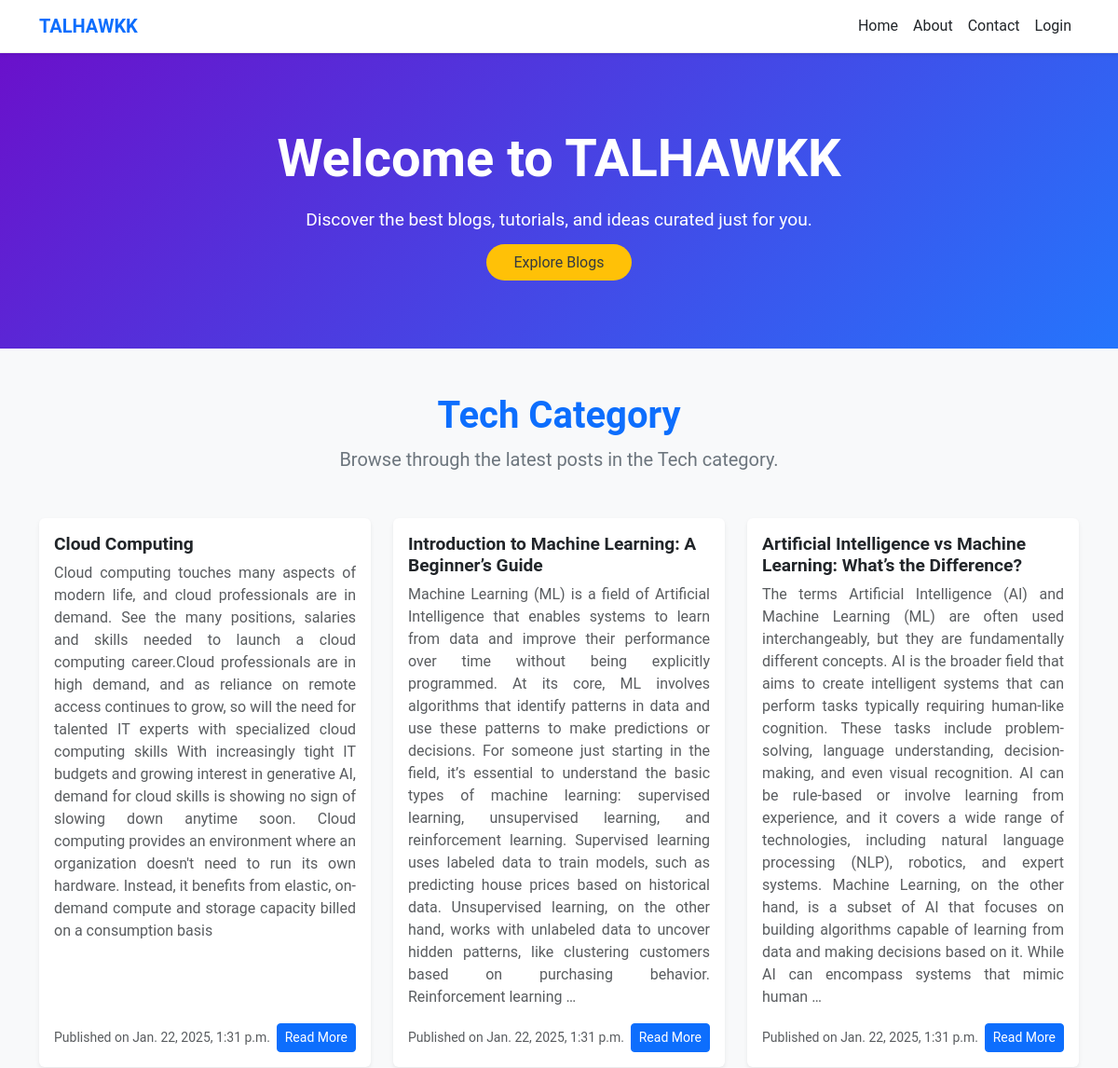
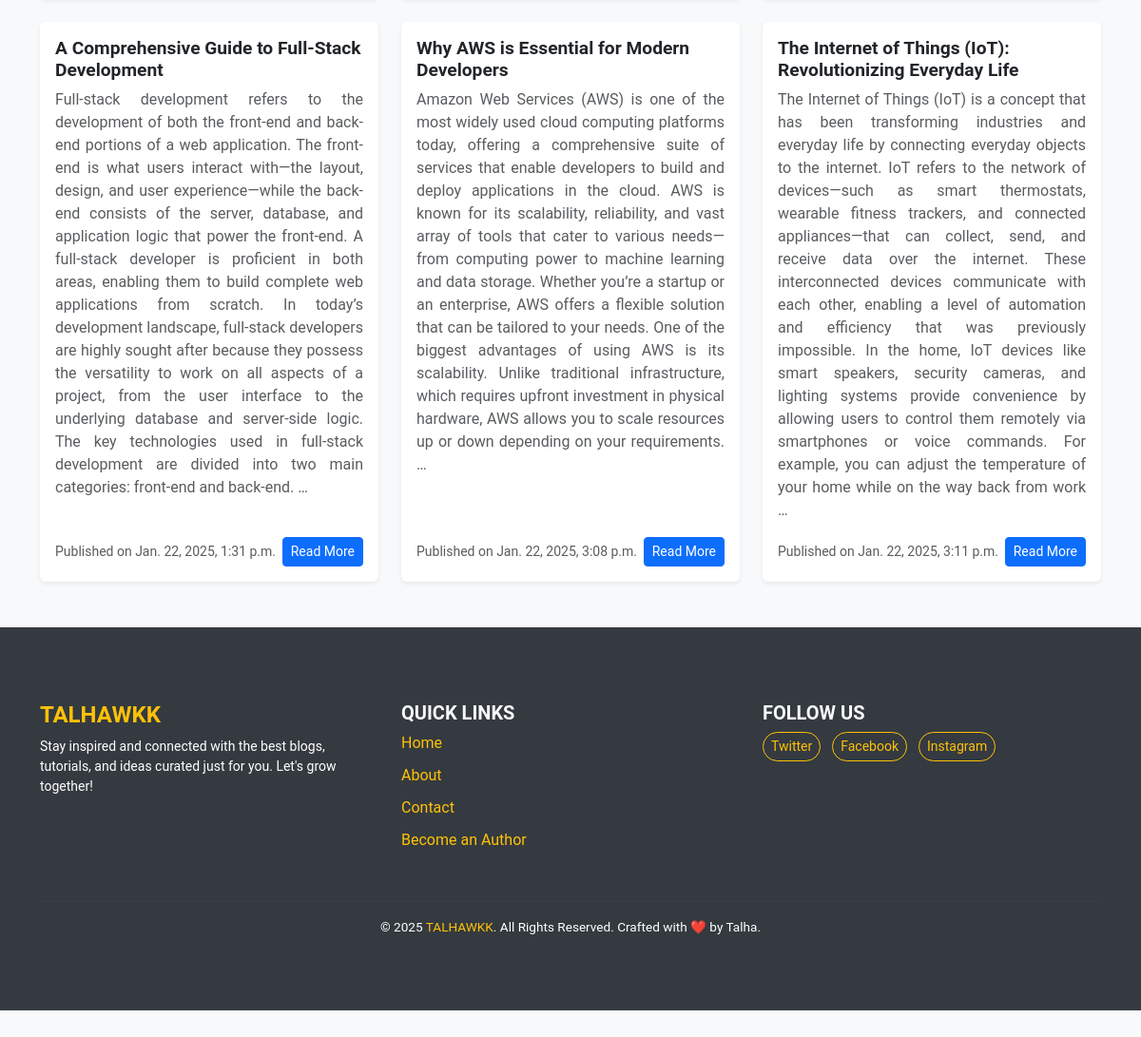
Screenshot of /categories/1 with the database file from the repository (2 pictures, top to bottom).
### blog/models.py (models this page shows, shortened)
class Category(models.Model):
    name = models.CharField(max_length=100, unique=True)

class Post(models.Model):
    category = models.ForeignKey('Category', on_delete=models.SET_NULL, null=True, blank=True)  # Category ko foreign key ke through link kiya hai
    title = models.CharField(max_length=100)
    content = models.TextField()
    date = models.DateTimeField(auto_now_add=True)

### blog/views.py (the view)
# urls.py: path('categories/<int:category_id>', views.category_posts, name='category_posts'),
def category_posts(request, category_id):
    category = get_object_or_404(Category, id=category_id)
    posts = Post.objects.filter(category=category)
    return render(request, 'blog/category_posts.html', {'posts': posts, 'category': category})

### blog/templates/blog/category_posts.html
{% extends 'blog/base.html' %}
{% load static %}
{% block content1 %}
<div class="container py-5">
    <div class="text-center mb-5">
        <h1 class="fw-bold text-primary">{{ category.name }} Category</h1>
        <p class="text-secondary fs-5">Browse through the latest posts in the {{ category.name }} category.</p>
    </div>
    <div class="row gy-4">
        {% if posts %}
            {% for post in posts %}
                <div class="col-md-4 d-flex">
                    <div class="card shadow-sm border-0 w-100">
                        <div class="card-body d-flex flex-column">
                            <h3 class="card-title fw-bold text-dark">{{ post.title }}</h3>
                            <p class="card-text text-muted flex-grow-1">
                                {{ post.content|truncatewords:110 }}
                            </p>
                            <div class="d-flex justify-content-between align-items-center">
                                <span class="text-muted small">Published on {{ post.date }}</span>
                                <a href="{% url 'readblog' post.id %}" class="btn btn-primary btn-sm">Read More</a>
                            </div>
                        </div>
                    </div>
                </div>
            {% endfor %}
        {% else %}
            <div class="col-12">
                <p class="text-muted">No posts available in this category yet. Stay tuned!</p>
            </div>
        {% endif %}
    </div>
</div>
{% endblock content1 %}

### blog/static/blog/css/style.css (style rules this page uses)
body { background-color: #2a2f35; font-family: 'Nunito', sans-serif; color: #f1f4f7; }
.card-title { font-size: 1.2rem; }
.card-text { text-align: justify; }
body { background-color: #f4f7fa; }

### blog/templates/blog/base.html (style rules this page uses)
body { font-family: 'Roboto', sans-serif; background-color: #f8f9fa; color: #343a40; padding-bottom: 60px; }

### rows the page displays
Category: name "Tech"
Post: title "Cloud Computing", content "Cloud computing touches many aspects of modern life, and cloud professionals are in demand. See the many positions, salaries and skills needed to launch a cloud computing career.Cloud professionals are in high demand, and as reliance on remote access continues to grow, so will the need for talented IT experts with specialized cloud computing skills With increasingly tight IT budgets and growing interest in generative AI, demand for cloud skills is showing no sign of slowing down anytime soon. Cloud computing provides an environment where an organization doesn't need to run its own hardware. Instead, it benefits from elastic, on-demand compute and storage capacity billed on a consumption…", date "Jan. 22, 2025, 1:31 p.m."
Post: title "Introduction to Machine Learning: A Beginner’s Guide", content "Machine Learning (ML) is a field of Artificial Intelligence that enables systems to learn from data and improve their performance over time without being explicitly programmed. At its core, ML involves algorithms that identify patterns in data and use these patterns to make predictions or decisions. For someone just starting in the field, it’s essential to understand the basic types of machine learning: supervised learning, unsupervised learning, and reinforcement learning. Supervised learning uses labeled data to train models, such as predicting house prices based on historical data. Unsupervised learning, on the other hand, works with unlabeled data to uncover hidden patterns, like…", date "Jan. 22, 2025, 1:31 p.m."
Post: title "Artificial Intelligence vs Machine Learning: What’s the Difference?", content "The terms Artificial Intelligence (AI) and Machine Learning (ML) are often used interchangeably, but they are fundamentally different concepts. AI is the broader field that aims to create intelligent systems that can perform tasks typically requiring human-like cognition. These tasks include problem-solving, language understanding, decision-making, and even visual recognition. AI can be rule-based or involve learning from experience, and it covers a wide range of technologies, including natural language processing (NLP), robotics, and expert systems. Machine Learning, on the other hand, is a subset of AI that focuses on building algorithms capable of learning from data and making decisions…", date "Jan. 22, 2025, 1:31 p.m."
Post: title "A Comprehensive Guide to Full-Stack Development", content "Full-stack development refers to the development of both the front-end and back-end portions of a web application. The front-end is what users interact with—the layout, design, and user experience—while the back-end consists of the server, database, and application logic that power the front-end. A full-stack developer is proficient in both areas, enabling them to build complete web applications from scratch. In today’s development landscape, full-stack developers are highly sought after because they possess the versatility to work on all aspects of a project, from the user interface to the underlying database and server-side logic. The key technologies used in full-stack development are…", date "Jan. 22, 2025, 1:31 p.m."
Post: title "Why AWS is Essential for Modern Developers", content "Amazon Web Services (AWS) is one of the most widely used cloud computing platforms today, offering a comprehensive suite of services that enable developers to build and deploy applications in the cloud. AWS is known for its scalability, reliability, and vast array of tools that cater to various needs—from computing power to machine learning and data storage. Whether you’re a startup or an enterprise, AWS offers a flexible solution that can be tailored to your needs. One of the biggest advantages of using AWS is its scalability. Unlike traditional infrastructure, which requires upfront investment in physical hardware, AWS allows you to scale resources up or down depending on your…", date "Jan. 22, 2025, 3:08 p.m."
Post: title "The Internet of Things (IoT): Revolutionizing Everyday Life", content "The Internet of Things (IoT) is a concept that has been transforming industries and everyday life by connecting everyday objects to the internet. IoT refers to the network of devices—such as smart thermostats, wearable fitness trackers, and connected appliances—that can collect, send, and receive data over the internet. These interconnected devices communicate with each other, enabling a level of automation and efficiency that was previously impossible. In the home, IoT devices like smart speakers, security cameras, and lighting systems provide convenience by allowing users to control them remotely via smartphones or voice commands. For example, you can adjust the temperature of your home…", date "Jan. 22, 2025, 3:11 p.m."
